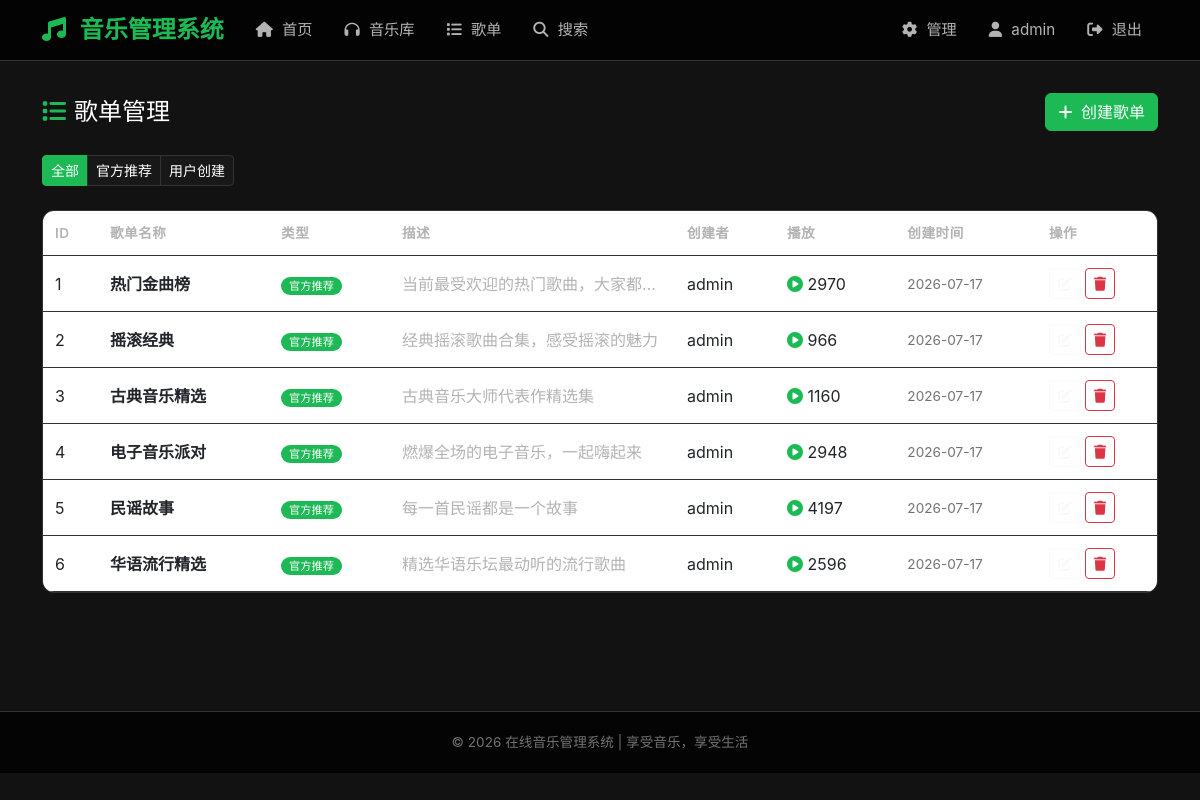
/admin/playlists (signed in), run on the app's committed database.
### app.py (models this page shows, shortened)
class Playlist(db.Model):
    __tablename__ = 'playlists'
    id = db.Column(db.Integer, primary_key=True)
    name = db.Column(db.String(100), nullable=False)
    description = db.Column(db.Text, default='')
    cover_image = db.Column(db.String(200), default='default_playlist.jpg')
    user_id = db.Column(db.Integer, db.ForeignKey('users.id'), nullable=True)  # 创建者，管理员可为null
    is_official = db.Column(db.Boolean, default=False)  # 官方推荐歌单
    play_count = db.Column(db.Integer, default=0)
    created_at = db.Column(db.DateTime, default=db.func.now())
    songs = db.relationship('PlaylistSong', backref='playlist', lazy=True)

class User(db.Model):
    __tablename__ = 'users'
    id = db.Column(db.Integer, primary_key=True)
    username = db.Column(db.String(50), unique=True, nullable=False)
    password = db.Column(db.String(200), nullable=False)
    role = db.Column(db.String(20), default='user')  # user, admin
    avatar = db.Column(db.String(200), default='default_avatar.png')
    created_at = db.Column(db.DateTime, default=db.func.now())
    favorites = db.relationship('Favorite', backref='user', lazy=True)
    reviews = db.relationship('Review', backref='user', lazy=True)
    playlists = db.relationship('Playlist', backref='creator', lazy=True)
    play_history = db.relationship('PlayHistory', backref='user', lazy=True)

### app.py (the view)
@app.route('/admin/playlists')
@admin_required
def admin_playlists():
    page = request.args.get('page', 1, type=int)
    per_page = 15
    filter_type = request.args.get('type', 'all')
    query = Playlist.query
    if filter_type == 'official':
        query = query.filter_by(is_official=True)
    elif filter_type == 'user':
        query = query.filter_by(is_official=False)
    playlists = query.order_by(Playlist.created_at.desc()).paginate(
        page=page, per_page=per_page, error_out=False
    )
    return render_template('admin/playlists.html', playlists=playlists, filter_type=filter_type)

### app.py (called while the page is built)
def admin_required(f):
    @wraps(f)
    def decorated_function(*args, **kwargs):
        if 'user_id' not in session:
            flash('请先登录', 'warning')
            return redirect(url_for('login'))
        if session.get('role') != 'admin':
            flash('需要管理员权限', 'danger')
            return redirect(url_for('index'))
        return f(*args, **kwargs)
    return decorated_function

### templates/admin/playlists.html (shortened to what this page needs)
{% extends "base.html" %}
{% block content %}
<div class="d-flex justify-content-between align-items-center mb-4">
    <h4 class="mb-0"><i class="fas fa-list me-2" style="color: var(--primary-color);"></i>歌单管理</h4>
    <a href="{{ url_for('admin_playlist_create') }}" class="btn btn-primary">
        <i class="fas fa-plus me-1"></i> 创建歌单
    </a>
</div>
<div class="btn-group mb-4">
    <a href="{{ url_for('admin_playlists', type='all') }}" class="btn btn-sm {% if filter_type == 'all' %}btn-primary{% else %}btn-dark{% endif %}">全部</a>
    <a href="{{ url_for('admin_playlists', type='official') }}" class="btn btn-sm {% if filter_type == 'official' %}btn-primary{% else %}btn-dark{% endif %}">官方推荐</a>
    <a href="{{ url_for('admin_playlists', type='user') }}" class="btn btn-sm {% if filter_type == 'user' %}btn-primary{% else %}btn-dark{% endif %}">用户创建</a>
</div>
<div class="card">
    <div class="card-body p-0">
        {% if playlists.items %}
        <div class="table-responsive">
            <table class="table table-hover mb-0">
                <thead>
                    <tr>
                        <th>ID</th>
                        <th>歌单名称</th>
                        <th>类型</th>
                        <th>描述</th>
                        <th>创建者</th>
                        <th>播放</th>
                        <th>创建时间</th>
                        <th style="width: 120px;">操作</th>
                    </tr>
                </thead>
                <tbody>
                    {% for pl in playlists.items %}
                    <tr>
                        <td>{{ pl.id }}</td>
                        <td style="font-weight: 600;">{{ pl.name }}</td>
                        <td>
                            {% if pl.is_official %}
                            <span class="badge-official">官方推荐</span>
                            {% else %}
                            <span class="genre-badge" style="font-size: 0.7rem;">用户</span>
                            {% endif %}
                        </td>
                        <td style="color: var(--text-secondary); max-width: 200px; overflow: hidden; text-overflow: ellipsis; white-space: nowrap;">{{ pl.description }}</td>
                        <td>{{ pl.creator.username if pl.creator else '未知' }}</td>
                        <td><i class="fas fa-play-circle" style="color: var(--primary-color);"></i> {{ pl.play_count }}</td>
                        <td style="font-size: 0.85rem; color: var(--text-muted);">{{ pl.created_at.strftime('%Y-%m-%d') if pl.created_at else '' }}</td>
                        <td>
                            <div class="d-flex gap-1">
                                <a href="{{ url_for('admin_playlist_edit', playlist_id=pl.id) }}" class="btn btn-sm btn-outline-light">
                                    <i class="fas fa-edit"></i>
                                </a>
                                <form method="POST" action="{{ url_for('admin_playlist_delete', playlist_id=pl.id) }}" style="display:inline;">
                                    <button type="submit" class="btn btn-sm btn-outline-danger" onclick="return confirm('确定删除此歌单？')">
                                        <i class="fas fa-trash"></i>
                                    </button>
                                </form>
                            </div>
                        </td>
                    </tr>
                    {% endfor %}
                </tbody>
            </table>
        </div>
        {% else %}
        <div class="text-center py-4">
            <p style="color: var(--text-secondary);">暂无歌单</p>
        </div>
        {% endif %}
    </div>
</div>
{% endblock %}

### static/css/style.css (style rules this page uses)
:root { --primary-color: #1db954; --primary-dark: #169c46; --secondary-color: #191414; --bg-dark: #121212; --bg-card: #181818; --bg-card-hover: #282828; --text-primary: #ffffff; --text-secondary: #b3b3b3; --text-muted: #727272; --border-color: #333333; --gradient-start: #1db954; --gradient-end: #191414; }
* { margin: 0; padding: 0; box-sizing: border-box; }
body { font-family: -apple-system, BlinkMacSystemFont, 'Segoe UI', 'PingFang SC', 'Microsoft YaHei', sans-serif; background-color: var(--bg-dark); color: var(--text-primary); min-height: 100vh; display: flex; flex-direction: column; }
a { color: var(--text-primary); text-decoration: none; transition: color 0.3s; }
.btn-primary { background-color: var(--primary-color); border-color: var(--primary-color); color: #fff; }
.btn-dark { background-color: var(--bg-card); border-color: var(--border-color); color: var(--text-primary); }
.card { background-color: var(--bg-card); border: 1px solid var(--border-color); border-radius: 12px; transition: all 0.3s ease; overflow: hidden; }
.card-body { padding: 1.25rem; }
.badge-official { background-color: var(--primary-color); color: #fff; font-size: 0.7rem; padding: 2px 8px; border-radius: 10px; }
.table { color: var(--text-primary); margin-bottom: 0; }
.table thead th { border-bottom: 1px solid var(--border-color); color: var(--text-secondary); font-weight: 600; font-size: 0.85rem; text-transform: uppercase; letter-spacing: 0.5px; padding: 12px; }
.table td { border-bottom: 1px solid var(--border-color); vertical-align: middle; padding: 12px; }

### data on the page
Playlist: id "1", name "热门金曲榜", is_official "官方推荐", description "当前最受欢迎的热门歌曲，大家都…", creator "admin", play_count "2970", created_at "2026-07-17"
Playlist: id "2", name "摇滚经典", is_official "官方推荐", description "经典摇滚歌曲合集，感受摇滚的魅力", creator "admin", play_count "966", created_at "2026-07-17"
Playlist: id "3", name "古典音乐精选", is_official "官方推荐", description "古典音乐大师代表作精选集", creator "admin", play_count "1160", created_at "2026-07-17"
Playlist: id "4", name "电子音乐派对", is_official "官方推荐", description "燃爆全场的电子音乐，一起嗨起来", creator "admin", play_count "2948", created_at "2026-07-17"
Playlist: id "5", name "民谣故事", is_official "官方推荐", description "每一首民谣都是一个故事", creator "admin", play_count "4197", created_at "2026-07-17"
Playlist: id "6", name "华语流行精选", is_official "官方推荐", description "精选华语乐坛最动听的流行歌曲", creator "admin", play_count "2596", created_at "2026-07-17"

### other printed values
{{ session.username }} "admin"
